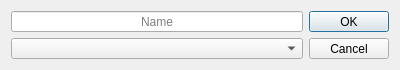
<?xml version="1.0" encoding="UTF-8"?>
<ui version="4.0">
 <class>addBookmarksFolderDialog</class>
 <widget class="QDialog" name="addBookmarksFolderDialog">
  <property name="geometry">
   <rect>
    <x>0</x>
    <y>0</y>
    <width>400</width>
    <height>70</height>
   </rect>
  </property>
  <property name="minimumSize">
   <size>
    <width>400</width>
    <height>70</height>
   </size>
  </property>
  <property name="maximumSize">
   <size>
    <width>400</width>
    <height>70</height>
   </size>
  </property>
  <property name="windowTitle">
   <string>Dialog</string>
  </property>
  <layout class="QGridLayout" name="gridLayout">
   <item row="0" column="0">
    <widget class="QLineEdit" name="lineName">
     <property name="toolTip">
      <string>Name</string>
     </property>
     <property name="whatsThis">
      <string>Name des Neuen Ordners</string>
     </property>
     <property name="alignment">
      <set>Qt::AlignCenter</set>
     </property>
     <property name="placeholderText">
      <string>Name</string>
     </property>
    </widget>
   </item>
   <item row="0" column="1" rowspan="2">
    <widget class="QDialogButtonBox" name="buttonBox">
     <property name="orientation">
      <enum>Qt::Vertical</enum>
     </property>
     <property name="standardButtons">
      <set>QDialogButtonBox::Cancel|QDialogButtonBox::Ok</set>
     </property>
    </widget>
   </item>
   <item row="1" column="0">
    <widget class="QComboBox" name="comboFolder">
     <property name="toolTip">
      <string>Ordner</string>
     </property>
     <property name="whatsThis">
      <string>Position des neuen Ordners</string>
     </property>
    </widget>
   </item>
  </layout>
 </widget>
 <resources/>
 <connections>
  <connection>
   <sender>buttonBox</sender>
   <signal>accepted()</signal>
   <receiver>addBookmarksFolderDialog</receiver>
   <slot>accept()</slot>
   <hints>
    <hint type="sourcelabel">
     <x>248</x>
     <y>254</y>
    </hint>
    <hint type="destinationlabel">
     <x>157</x>
     <y>274</y>
    </hint>
   </hints>
  </connection>
  <connection>
   <sender>buttonBox</sender>
   <signal>rejected()</signal>
   <receiver>addBookmarksFolderDialog</receiver>
   <slot>reject()</slot>
   <hints>
    <hint type="sourcelabel">
     <x>316</x>
     <y>260</y>
    </hint>
    <hint type="destinationlabel">
     <x>286</x>
     <y>274</y>
    </hint>
   </hints>
  </connection>
 </connections>
</ui>
